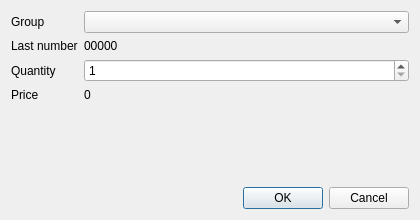
<?xml version="1.0" encoding="UTF-8"?>
<ui version="4.0">
 <class>DlgTalonServiceCreate</class>
 <widget class="QDialog" name="DlgTalonServiceCreate">
  <property name="geometry">
   <rect>
    <x>0</x>
    <y>0</y>
    <width>420</width>
    <height>220</height>
   </rect>
  </property>
  <property name="windowTitle">
   <string>New talons</string>
  </property>
  <layout class="QVBoxLayout" name="verticalLayout">
   <item>
    <layout class="QFormLayout" name="formLayout">
     <item row="0" column="0">
      <widget class="QLabel" name="lbGroup">
       <property name="text">
        <string>Group</string>
       </property>
      </widget>
     </item>
     <item row="0" column="1">
      <widget class="QComboBox" name="cbGroup"/>
     </item>
     <item row="1" column="0">
      <widget class="QLabel" name="lbLast">
       <property name="text">
        <string>Last number</string>
       </property>
      </widget>
     </item>
     <item row="1" column="1">
      <widget class="QLabel" name="lbLastNumber">
       <property name="text">
        <string>00000</string>
       </property>
      </widget>
     </item>
     <item row="2" column="0">
      <widget class="QLabel" name="lbQty">
       <property name="text">
        <string>Quantity</string>
       </property>
      </widget>
     </item>
     <item row="2" column="1">
      <widget class="QSpinBox" name="sbQty">
       <property name="minimum">
        <number>1</number>
       </property>
       <property name="maximum">
        <number>10000</number>
       </property>
       <property name="value">
        <number>1</number>
       </property>
      </widget>
     </item>
     <item row="3" column="0">
      <widget class="QLabel" name="lbPriceCaption">
       <property name="text">
        <string>Price</string>
       </property>
      </widget>
     </item>
     <item row="3" column="1">
      <widget class="QLabel" name="lbPrice">
       <property name="text">
        <string>0</string>
       </property>
      </widget>
     </item>
    </layout>
   </item>
   <item>
    <layout class="QHBoxLayout" name="buttons">
     <item>
      <spacer name="sp">
       <property name="orientation">
        <enum>Qt::Horizontal</enum>
       </property>
       <property name="sizeHint" stdset="0">
        <size>
         <width>40</width>
         <height>20</height>
        </size>
       </property>
      </spacer>
     </item>
     <item>
      <widget class="QPushButton" name="btnOk">
       <property name="text">
        <string>OK</string>
       </property>
      </widget>
     </item>
     <item>
      <widget class="QPushButton" name="btnCancel">
       <property name="text">
        <string>Cancel</string>
       </property>
      </widget>
     </item>
    </layout>
   </item>
  </layout>
 </widget>
 <resources/>
 <connections/>
</ui>
